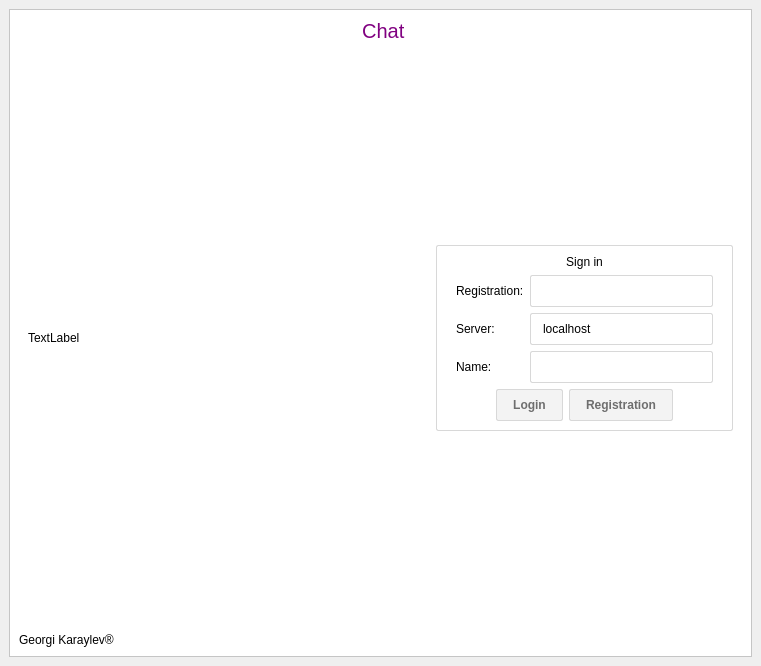
<?xml version="1.0" encoding="UTF-8"?>
<ui version="4.0">
 <class>MainWindow</class>
 <widget class="QMainWindow" name="MainWindow">
  <property name="geometry">
   <rect>
    <x>0</x>
    <y>0</y>
    <width>761</width>
    <height>666</height>
   </rect>
  </property>
  <property name="windowTitle">
   <string>Georgis'Chat</string>
  </property>
  <property name="styleSheet">
   <string notr="true">QFrame {
	font: normal 12px Helvetica, Arial, sans-serif;
}
#mainFrame {background: white;}
#upperLabel {
	font: normal 20px Helvetica, Arial, sans-serif;
	color: purple;
}
#lowerLabel {
	color: gray;
}
#loginFrame {
	padding: 9px 10px;
	color: black;
	background: white;
	border: 1px solid #d8d8d8;
	border-radius: 2px;
	padding: 0px 10px;
}
QPushButton {
	padding: 8px 16px;
	font: bold 12px Helvetica, Arial, sans-serif;
	color: #6e6e6e;
	background: #f3f3f3;
	background-color: qlineargradient( x1: 0, y1: 0, x2: 0, y2: 1,
                                        stop: 0 #F5F5F5, stop: 1 #F1F1F1);
	border: 1px solid #d8d8d8;
	border-radius: 2px;
}
QPushButton:hover {
	color: #333;
	border-color: #c6c6c6
}
QPushButton:pressed {
	color: #000;
	border: 1px solid #c6c6c6;
	background-color: qlineargradient( x1: 0, y1: 0, x2: 0, y2: 1,
                                        stop: 0 #eee, stop: 1 #e0e0e0);
}
QTextEdit {
	padding: 7px 10px;
	color: black;
	background: white;
	border: 1px solid #d8d8d8;
	border-radius: 2px;
}
QListWidget {
	padding: 7px 10px;
	color: black;
	background: white;
	border: 1px solid #d8d8d8;
	border-radius: 2px;
}
QLineEdit {
	padding: 7px 10px;
	color: black;
	background: white;
	border: 1px solid #d8d8d8;
	border-radius: 2px;
}</string>
  </property>
  <widget class="QWidget" name="centralwidget">
   <layout class="QVBoxLayout" name="verticalLayout">
    <item>
     <widget class="QFrame" name="mainFrame">
      <property name="frameShape">
       <enum>QFrame::StyledPanel</enum>
      </property>
      <property name="frameShadow">
       <enum>QFrame::Raised</enum>
      </property>
      <layout class="QVBoxLayout" name="verticalLayout_4">
       <item>
        <widget class="QLabel" name="upperLabel">
         <property name="font">
          <font>
           <family>Helvetica,Arial,sans-serif</family>
           <pointsize>-1</pointsize>
           <weight>50</weight>
           <italic>false</italic>
           <bold>false</bold>
          </font>
         </property>
         <property name="text">
          <string notr="true"> Chat</string>
         </property>
         <property name="textFormat">
          <enum>Qt::PlainText</enum>
         </property>
         <property name="scaledContents">
          <bool>true</bool>
         </property>
         <property name="alignment">
          <set>Qt::AlignCenter</set>
         </property>
        </widget>
       </item>
       <item>
        <widget class="QStackedWidget" name="stackedWidget">
         <property name="currentIndex">
          <number>1</number>
         </property>
         <widget class="QWidget" name="chatPage">
          <layout class="QVBoxLayout" name="verticalLayout_2">
           <item>
            <layout class="QHBoxLayout" name="horizontalLayout_2">
             <item>
              <widget class="QListWidget" name="lwUsers">
               <property name="sizePolicy">
                <sizepolicy hsizetype="Minimum" vsizetype="Expanding">
                 <horstretch>0</horstretch>
                 <verstretch>0</verstretch>
                </sizepolicy>
               </property>
               <property name="minimumSize">
                <size>
                 <width>150</width>
                 <height>200</height>
                </size>
               </property>
               <property name="maximumSize">
                <size>
                 <width>150</width>
                 <height>16777215</height>
                </size>
               </property>
               <property name="selectionMode">
                <enum>QAbstractItemView::NoSelection</enum>
               </property>
               <property name="movement">
                <enum>QListView::Static</enum>
               </property>
               <property name="flow">
                <enum>QListView::TopToBottom</enum>
               </property>
               <property name="layoutMode">
                <enum>QListView::SinglePass</enum>
               </property>
               <property name="spacing">
                <number>0</number>
               </property>
               <property name="viewMode">
                <enum>QListView::ListMode</enum>
               </property>
               <property name="sortingEnabled">
                <bool>false</bool>
               </property>
              </widget>
             </item>
             <item>
              <widget class="QTextEdit" name="teChat">
               <property name="minimumSize">
                <size>
                 <width>300</width>
                 <height>0</height>
                </size>
               </property>
               <property name="readOnly">
                <bool>true</bool>
               </property>
               <property name="html">
                <string>&lt;!DOCTYPE HTML PUBLIC &quot;-//W3C//DTD HTML 4.0//EN&quot; &quot;http://www.w3.org/TR/REC-html40/strict.dtd&quot;&gt;
&lt;html&gt;&lt;head&gt;&lt;meta name=&quot;qrichtext&quot; content=&quot;1&quot; /&gt;&lt;style type=&quot;text/css&quot;&gt;
p, li { white-space: pre-wrap; }
&lt;/style&gt;&lt;/head&gt;&lt;body style=&quot; font-family:'Helvetica,Arial,sans-serif'; font-size:12px; font-weight:400; font-style:normal;&quot;&gt;
&lt;p style=&quot;-qt-paragraph-type:empty; margin-top:0px; margin-bottom:0px; margin-left:0px; margin-right:0px; -qt-block-indent:0; text-indent:0px;&quot;&gt;&lt;br /&gt;&lt;/p&gt;&lt;/body&gt;&lt;/html&gt;</string>
               </property>
              </widget>
             </item>
            </layout>
           </item>
           <item>
            <layout class="QHBoxLayout" name="horizontalLayout">
             <item>
              <widget class="QLineEdit" name="leMessage">
               <property name="acceptDrops">
                <bool>false</bool>
               </property>
               <property name="clearButtonEnabled">
                <bool>true</bool>
               </property>
              </widget>
             </item>
             <item>
              <widget class="QPushButton" name="pbSend">
               <property name="text">
                <string>Send</string>
               </property>
               <property name="default">
                <bool>true</bool>
               </property>
              </widget>
             </item>
            </layout>
           </item>
          </layout>
         </widget>
         <widget class="QWidget" name="loginPage">
          <layout class="QGridLayout" name="gridLayout">
           <item row="0" column="1">
            <widget class="QLabel" name="luxoft">
             <property name="text">
              <string>TextLabel</string>
             </property>
            </widget>
           </item>
           <item row="0" column="3">
            <widget class="QFrame" name="loginFrame">
             <property name="enabled">
              <bool>true</bool>
             </property>
             <property name="sizePolicy">
              <sizepolicy hsizetype="Fixed" vsizetype="Fixed">
               <horstretch>0</horstretch>
               <verstretch>0</verstretch>
              </sizepolicy>
             </property>
             <property name="maximumSize">
              <size>
               <width>16777215</width>
               <height>16777215</height>
              </size>
             </property>
             <property name="frameShape">
              <enum>QFrame::StyledPanel</enum>
             </property>
             <property name="frameShadow">
              <enum>QFrame::Raised</enum>
             </property>
             <layout class="QVBoxLayout" name="verticalLayout_6">
              <item>
               <widget class="QLabel" name="label_2">
                <property name="text">
                 <string>Sign in</string>
                </property>
                <property name="alignment">
                 <set>Qt::AlignCenter</set>
                </property>
               </widget>
              </item>
              <item>
               <layout class="QHBoxLayout" name="horizontalLayout_3">
                <item>
                 <layout class="QVBoxLayout" name="verticalLayout_5">
                  <item>
                   <widget class="QLabel" name="regLabel">
                    <property name="text">
                     <string>Registration:</string>
                    </property>
                   </widget>
                  </item>
                  <item>
                   <widget class="QLabel" name="serverLabel">
                    <property name="text">
                     <string>Server:</string>
                    </property>
                   </widget>
                  </item>
                  <item>
                   <widget class="QLabel" name="label">
                    <property name="text">
                     <string>Name: </string>
                    </property>
                   </widget>
                  </item>
                 </layout>
                </item>
                <item>
                 <layout class="QVBoxLayout" name="verticalLayout_3">
                  <item>
                   <widget class="QLineEdit" name="registrLabel">
                    <property name="maxLength">
                     <number>12</number>
                    </property>
                   </widget>
                  </item>
                  <item>
                   <widget class="QLineEdit" name="leServer">
                    <property name="minimumSize">
                     <size>
                      <width>170</width>
                      <height>0</height>
                     </size>
                    </property>
                    <property name="text">
                     <string>localhost</string>
                    </property>
                    <property name="maxLength">
                     <number>15</number>
                    </property>
                   </widget>
                  </item>
                  <item>
                   <widget class="QLineEdit" name="leName">
                    <property name="maxLength">
                     <number>12</number>
                    </property>
                   </widget>
                  </item>
                 </layout>
                </item>
               </layout>
              </item>
              <item>
               <layout class="QHBoxLayout" name="horizontalLayout_4">
                <item>
                 <spacer name="horizontalSpacer">
                  <property name="orientation">
                   <enum>Qt::Horizontal</enum>
                  </property>
                  <property name="sizeHint" stdset="0">
                   <size>
                    <width>40</width>
                    <height>20</height>
                   </size>
                  </property>
                 </spacer>
                </item>
                <item>
                 <widget class="QPushButton" name="pbLogin">
                  <property name="text">
                   <string>Login</string>
                  </property>
                 </widget>
                </item>
                <item>
                 <widget class="QPushButton" name="regButton">
                  <property name="enabled">
                   <bool>true</bool>
                  </property>
                  <property name="text">
                   <string>Registration</string>
                  </property>
                  <property name="checkable">
                   <bool>false</bool>
                  </property>
                 </widget>
                </item>
                <item>
                 <spacer name="horizontalSpacer_2">
                  <property name="orientation">
                   <enum>Qt::Horizontal</enum>
                  </property>
                  <property name="sizeHint" stdset="0">
                   <size>
                    <width>40</width>
                    <height>20</height>
                   </size>
                  </property>
                 </spacer>
                </item>
               </layout>
              </item>
             </layout>
            </widget>
           </item>
          </layout>
         </widget>
        </widget>
       </item>
       <item>
        <widget class="QLabel" name="label_3">
         <property name="text">
          <string>Georgi Karaylev®</string>
         </property>
        </widget>
       </item>
      </layout>
     </widget>
    </item>
    <item>
     <layout class="QHBoxLayout" name="horizontalLayout_5"/>
    </item>
   </layout>
  </widget>
 </widget>
 <tabstops>
  <tabstop>leName</tabstop>
  <tabstop>leServer</tabstop>
  <tabstop>teChat</tabstop>
  <tabstop>leMessage</tabstop>
  <tabstop>pbLogin</tabstop>
  <tabstop>pbSend</tabstop>
 </tabstops>
 <resources/>
 <connections/>
</ui>
